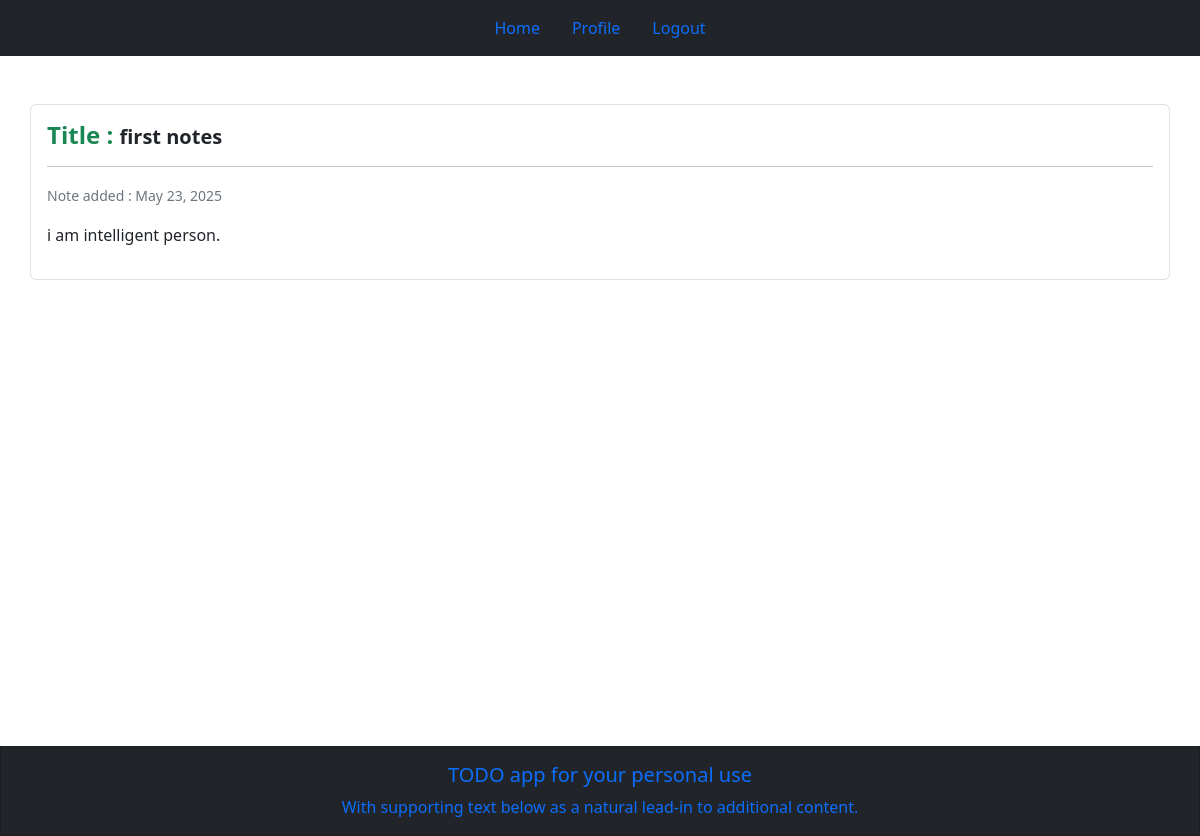
Page /noteitems/93 (signed in) on the committed database.
### todoapp/models.py (models this page shows, shortened)
class Note(models.Model):
    noteheading = models.CharField(max_length=200 , default="Untitled note")
    note = models.CharField(max_length=200)
    date = models.DateField(default=date.today)

### todoapp/views.py (the view)
# urls.py: path('noteitems/<int:id>', views.noteitems, name='noteitems'),
@login_required(login_url='/login/')
def noteitems(request , id):
    item = get_object_or_404(Note , pk=id) # this function is used to get single note item from the database
    return render(request, 'noteitems.html', {'item': item})

### templates/noteitems.html (shortened to what this page needs)
{% extends "base.html" %}
{% block content %}
<div class="container mt-5 p-3 border rounded">
    <span>
        <span class='h4 fw-bold text-success'>Title : </span>
        <span class='fw-bolder h5'>
            {{item.noteheading}}
        </span>
    </span>
    <hr>
    <small class="text-muted">Note added : {{ item.date }}</small>
    <p class="mt-3">{{ item.note }}</p>
</div>
{% endblock  %}

### rows in the picture
Note: noteheading "first notes", date "May 23, 2025", note "i am intelligent person."
